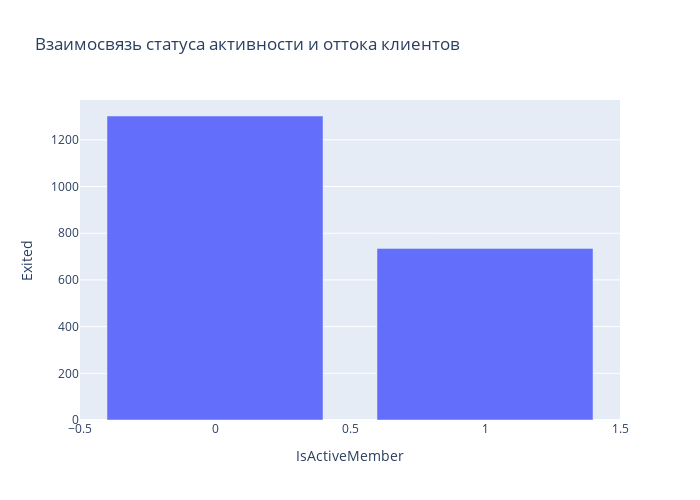

Source (notebook cell):
### Markdown cell above
**9.8. Как влияет наличие статуса активного клиента на отток клиентов? Постройте диаграмму, иллюстрирующую это. Что бы вы предложили банку, чтобы уменьшить отток клиентов среди неактивных?**

### Code cell
Active_cliens = churn_data.groupby(['IsActiveMember'])['Exited'].sum() # групируем нужные нам столбцы
# строим график
fig = px.bar(
    data_frame=Active_cliens,
    x=Active_cliens.index,
    y='Exited',
    height=500, #высота
    width=700, #ширина
    title='Взаимосвязь статуса активности и оттока клиентов'
)
fig.show()

### Figure 1 — Plotly figure (JSON) as saved in the notebook; plotly's stock layout.template omitted (floating-point values rounded to 4 significant figures)
{"data": [{"alignmentgroup": "True", "hovertemplate": "IsActiveMember=%{x}<br>Exited=%{y}<extra></extra>", "legendgroup": "", "marker": {"color": "#636efa", "pattern": {"shape": ""}}, "name": "", "offsetgroup": "", "orientation": "v", "showlegend": false, "textposition": "auto", "type": "bar", "x": [0, 1], "xaxis": "x", "y": [1302, 735], "yaxis": "y"}], "layout": {"barmode": "relative", "height": 500, "legend": {"tracegroupgap": 0}, "title": {"text": "Взаимосвязь статуса активности и оттока клиентов"}, "width": 700, "xaxis": {"anchor": "y", "domain": [0, 1], "title": {"text": "IsActiveMember"}}, "yaxis": {"anchor": "x", "domain": [0, 1], "title": {"text": "Exited"}}}}
